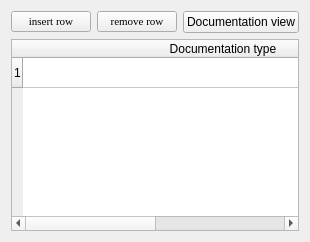
           <widget class="QWidget" name="tab_4">
            <attribute name="title">
             <string>Documentation</string>
            </attribute>
            <layout class="QGridLayout" name="gridLayout_18">
             <item row="0" column="0">
              <widget class="QPushButton" name="pushButton_insert_row_documentazione">
               <property name="sizePolicy">
                <sizepolicy hsizetype="Minimum" vsizetype="Fixed">
                 <horstretch>0</horstretch>
                 <verstretch>0</verstretch>
                </sizepolicy>
               </property>
               <property name="minimumSize">
                <size>
                 <width>0</width>
                 <height>20</height>
                </size>
               </property>
               <property name="font">
                <font>
                 <family>Times New Roman</family>
                 <pointsize>8</pointsize>
                 <weight>50</weight>
                 <italic>false</italic>
                 <bold>false</bold>
                </font>
               </property>
               <property name="text">
                <string>insert row</string>
               </property>
              </widget>
             </item>
             <item row="0" column="1">
              <widget class="QPushButton" name="pushButton_remove_row_documentazione">
               <property name="minimumSize">
                <size>
                 <width>0</width>
                 <height>20</height>
                </size>
               </property>
               <property name="font">
                <font>
                 <family>Times New Roman</family>
                 <pointsize>8</pointsize>
                 <weight>50</weight>
                 <italic>false</italic>
                 <bold>false</bold>
                </font>
               </property>
               <property name="text">
                <string>remove row</string>
               </property>
              </widget>
             </item>
             <item row="0" column="2">
              <widget class="QPushButton" name="pushButton_draw_doc">
               <property name="minimumSize">
                <size>
                 <width>0</width>
                 <height>20</height>
                </size>
               </property>
               <property name="text">
                <string>Documentation view</string>
               </property>
              </widget>
             </item>
             <item row="1" column="0" colspan="3">
              <widget class="QTableWidget" name="tableWidget_documentazione">
               <property name="sizePolicy">
                <sizepolicy hsizetype="Expanding" vsizetype="Expanding">
                 <horstretch>0</horstretch>
                 <verstretch>0</verstretch>
                </sizepolicy>
               </property>
               <property name="frameShape">
                <enum>QFrame::StyledPanel</enum>
               </property>
               <property name="frameShadow">
                <enum>QFrame::Raised</enum>
               </property>
               <property name="verticalScrollBarPolicy">
                <enum>Qt::ScrollBarAsNeeded</enum>
               </property>
               <property name="horizontalScrollBarPolicy">
                <enum>Qt::ScrollBarAsNeeded</enum>
               </property>
               <property name="editTriggers">
                <set>QAbstractItemView::AnyKeyPressed|QAbstractItemView::DoubleClicked|QAbstractItemView::EditKeyPressed</set>
               </property>
               <property name="selectionMode">
                <enum>QAbstractItemView::SingleSelection</enum>
               </property>
               <property name="selectionBehavior">
                <enum>QAbstractItemView::SelectRows</enum>
               </property>
               <property name="rowCount">
                <number>1</number>
               </property>
               <property name="columnCount">
                <number>2</number>
               </property>
               <attribute name="horizontalHeaderDefaultSectionSize">
                <number>400</number>
               </attribute>
               <attribute name="horizontalHeaderMinimumSectionSize">
                <number>80</number>
               </attribute>
               <attribute name="verticalHeaderDefaultSectionSize">
                <number>30</number>
               </attribute>
               <row/>
               <column>
                <property name="text">
                 <string>Documentation type</string>
                </property>
               </column>
               <column>
                <property name="text">
                 <string>Ref.</string>
                </property>
               </column>
               <item row="0" column="0">
                <property name="text">
                 <string/>
                </property>
               </item>
              </widget>
             </item>
            </layout>
           </widget>
